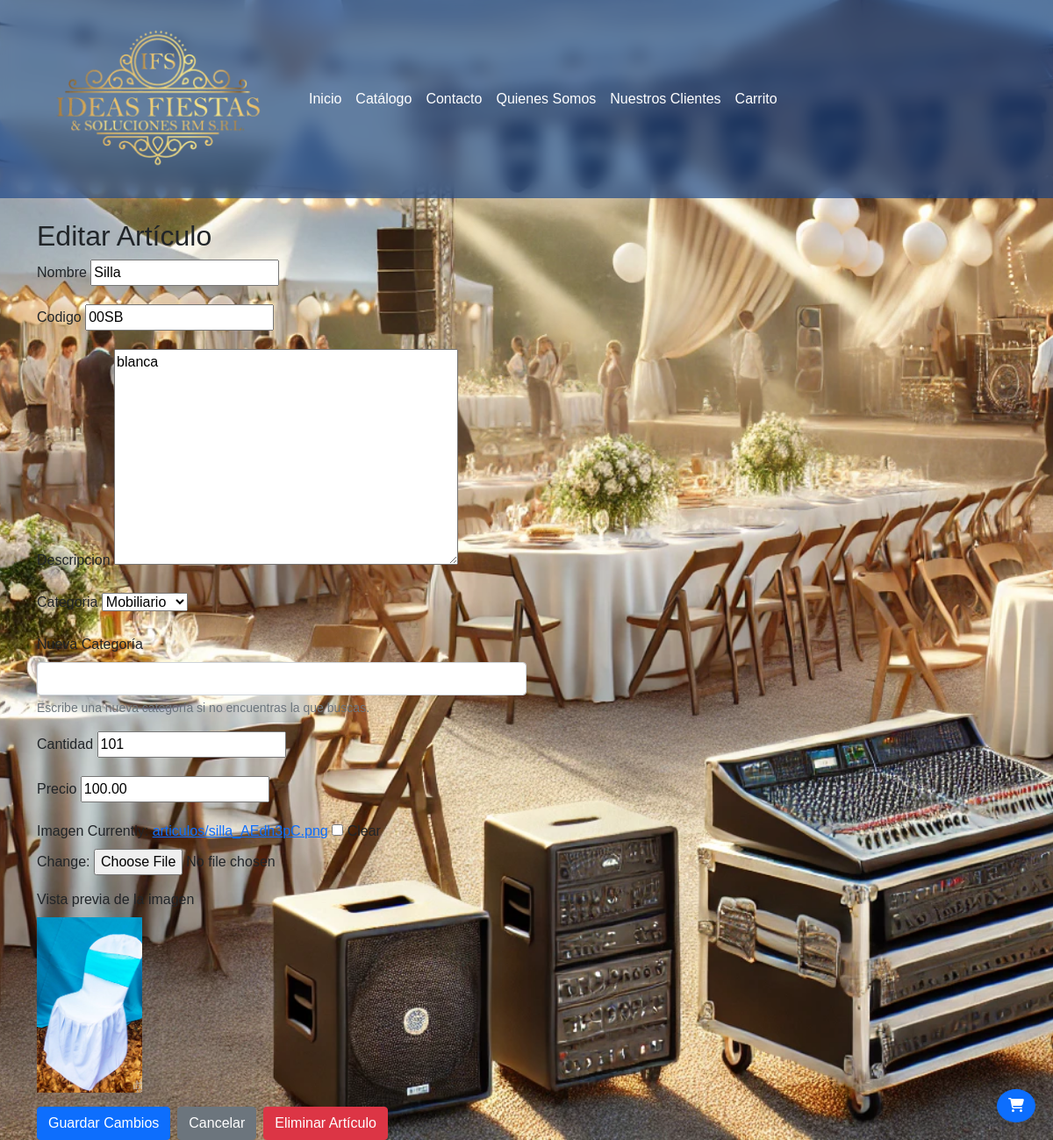
The page /panel/editar-articulo/4/ (signed in) on the database its author committed.
### core/models.py (models this page shows, shortened)
class Articulo(models.Model):
    id = models.AutoField(primary_key=True)
    codigo = models.CharField(max_length=100, unique=True, default='default_code')  # Default temporal
    nombre = models.CharField(max_length=200)
    descripcion = models.TextField()
    precio = models.DecimalField(max_digits=10, decimal_places=2)
    cantidad = models.IntegerField()
    categoria = models.ForeignKey(Categoria, on_delete=models.CASCADE)
    imagen = models.ImageField(upload_to='articulos/', null=True, blank=True)

### core/admin_views.py (the view)
# urls.py: path('panel/editar-articulo/<int:pk>/', admin_views.editar_articulo, name='editar_articulo'),
@login_required
@user_passes_test(is_staff)
def editar_articulo(request, pk):
    articulo = get_object_or_404(Articulo, pk=pk)
    if request.method == 'POST':
        form = ArticuloForm(request.POST, request.FILES, instance=articulo)
        codigo = request.POST.get('codigo')
        if Articulo.objects.filter(codigo=codigo).exclude(pk=articulo.pk).exists():
            form.add_error('codigo', 'Este código ya está en uso por otro artículo.')
        if form.is_valid():
            form.save()
            messages.success(request, 'Artículo actualizado con éxito.')
            return redirect('admin_inventario')
        else:
            messages.error(request, 'Por favor, corrige los errores en el formulario.')
    else:
        form = ArticuloForm(instance=articulo)
    categorias = Categoria.objects.all().values_list('nombre', flat=True)
    return render(request, 'core/admin/editar_articulo.html', {
        'form': form,
        'articulo': articulo,
        'categorias': list(categorias)
    })

### core/forms.py (shortened to what this page needs)
class ArticuloForm(forms.ModelForm):
    nueva_categoria = forms.CharField(required=False, label="Nueva Categoría", help_text="Escribe una nueva categoría si no encuentras la que buscas.")
    class Meta:
        model = Articulo
        fields = ['nombre', 'descripcion', 'precio', 'cantidad', 'categoria', 'codigo', 'imagen']  # Incluir el campo 'codigo'
    def __init__(self, *args, **kwargs):
        self.instance = kwargs.get('instance', None)  # Mantener la instancia actual del artículo si se está editando
        super().__init__(*args, **kwargs)

### core/admin_views.py (called while the page is built)
def is_staff(user):
    return user.is_staff

### core/models.py (called while the page is built)
    def __str__(self):
        return self.nombre

### core/templates/core/admin/editar_articulo.html (shortened to what this page needs)
{% extends 'core/base.html' %}
{% load crispy_forms_tags %}
{% load static %}
{% block content %}
<h2>{% if articulo %}Editar Artículo{% else %}Agregar Artículo{% endif %}</h2>
<form method="post" enctype="multipart/form-data" id="articuloForm">
    <div class="form-group">
        <label for="{{ form.nombre.id_for_label }}">{{ form.nombre.label }}</label>
        {{ form.nombre }}
    </div>
    <div class="form-group">
        <label for="{{ form.codigo.id_for_label }}">{{ form.codigo.label }}</label>
        {{ form.codigo }}
    </div>
    <div class="form-group">
        <label for="{{ form.descripcion.id_for_label }}">{{ form.descripcion.label }}</label>
        {{ form.descripcion }}
    </div>
    <div class="form-group">
        <label for="{{ form.categoria.id_for_label }}">{{ form.categoria.label }}</label>
        {{ form.categoria }}
    </div>
    <div class="form-group">
        <label for="nueva_categoria">Nueva Categoría</label>
        <input type="text" id="nueva_categoria" name="nueva_categoria" class="form-control" style="width: 50%;">
        <small class="form-text text-muted">Escribe una nueva categoría si no encuentras la que buscas.</small>
    </div>
    <div class="form-group">
        <label for="{{ form.cantidad.id_for_label }}">{{ form.cantidad.label }}</label>
        {{ form.cantidad }}
    </div>
    <div class="form-group">
        <label for="{{ form.precio.id_for_label }}">{{ form.precio.label }}</label>
        {{ form.precio }}
    </div>
    <div class="form-group">
        <label for="{{ form.imagen.id_for_label }}">{{ form.imagen.label }}</label>
        {{ form.imagen }}
    </div>
    <div class="form-group">
        <label for="id_imagen">Vista previa de la imagen</label><br>
        <img id="image-preview" src="{% if articulo and articulo.imagen %}{{ articulo.imagen.url }}{% else %}{% static 'core/img/no-image.png' %}{% endif %}" alt="Vista previa de la imagen" style="max-width: 200px; max-height: 200px; object-fit: cover;">
    </div>
    <div class="d-flex">
        <button type="submit" class="btn btn-primary">Guardar Cambios</button>
        <a href="{% url 'admin_inventario' %}" class="btn btn-secondary ml-2">Cancelar</a>
        {% if articulo %}
            <button type="button" class="btn btn-danger ml-2" id="deleteArticuloBtn">Eliminar Artículo</button>
        {% endif %}
    </div>
</form>
{% endblock %}

### core/static/core/css/styles.css (style rules this page uses)
body { font-family: Arial, sans-serif; }

### rows shown on the page
Articulo: nombre "Silla", codigo "00SB", descripcion "blanca", categoria "Mobiliario", cantidad "101", precio "100.00", imagen (picture)
